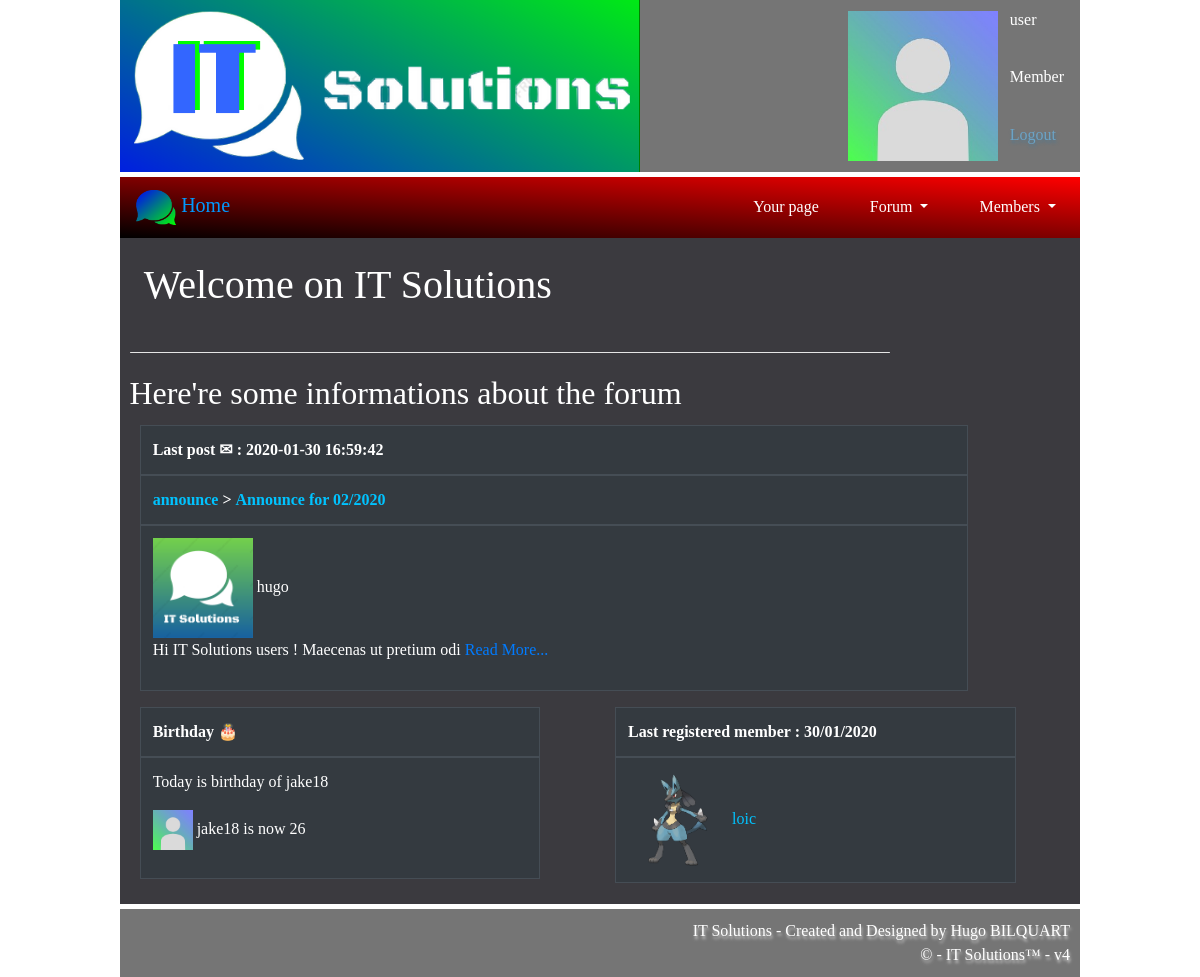
Page /index.php?page=home (signed in) on the committed database.
### tables this page shows
CREATE TABLE `messages` (
	`id`	INTEGER NOT NULL PRIMARY KEY AUTOINCREMENT,
	`id_topic`	INTEGER NOT NULL,
	`id_user`	INTEGER NOT NULL,
	`publish_date`	TEXT NOT NULL,
	`content`	TEXT NOT NULL,
	`visible`	TEXT NOT NULL DEFAULT 1
);

CREATE TABLE `topics` (
	`id`	INTEGER NOT NULL PRIMARY KEY AUTOINCREMENT,
	`topic_name`	TEXT NOT NULL,
	`topic_owner`	TEXT NOT NULL,
	`options`	TEXT,
	`theme`	TEXT NOT NULL,
	`creation_date`	TEXT NOT NULL,
	`complete`	INTEGER NOT NULL DEFAULT 0,
	`visible`	INTEGER NOT NULL DEFAULT 1
);

CREATE TABLE `users` (
	`id`	INTEGER NOT NULL PRIMARY KEY AUTOINCREMENT,
	`name`	TEXT NOT NULL,
	`password`	TEXT NOT NULL,
	`email`	TEXT NOT NULL,
	`role`	INTEGER NOT NULL DEFAULT 1,
	`profile_pic`	TEXT NOT NULL,
	`country`	TEXT,
	`birth_date`	TEXT,
	`biography`	TEXT,
	`signature`	TEXT,
	`registration_date`	DATETIME NOT NULL,
	`isMuted`	INTEGER NOT NULL DEFAULT 0
);

### homepage.php (the view)
<h1 class="page_name">Welcome on IT Solutions</h1>
<hr>
<h2>Here're some informations about the forum</h2>
<div class="col-sm-12">
	<?php $info = lastMessage(); ?>
	<table class="table table-dark table-bordered homepage-table">
		<thead>
			<tr>
				<th scope="col">
					<span>Last post ✉ :</span>
					<span>
						<?php echo $info['publish_date']; ?>
					</span>
				</th>
			</tr>
			<tr>
				<th scope="row">
					<a class="homepage-link" href="index.php?page=forum&category=<?php echo $info['theme']; ?>">
						<?php echo $info["theme"]; ?>
					</a>
					<b> > </b>
					<a class="homepage-link" href="index.php?page=topic&value=<?php echo $info['id']; ?>">
						<?php echo $info["topic_name"]; ?>
					</a>
				</th>
			</tr>
		</thead>
		<tbody>
			<tr>
				<td>
					<img src="<?php echo $info['profile_pic']; ?>" class="lastRegistered_pp" alt="<?php echo $info['profile_pic']; ?>">
					<span><?php echo $info['name']; ?></span>
					<p><?php echo $info["content"]; ?></p>
				</td>
			</tr>
		</tbody>
	</table>
</div>
<div class="col-sm-6">
	<table class="table table-dark table-bordered homepage-table">
		<thead>
			<tr>
				<th scope="row">
					Birthday 🎂
				</th>
			</tr>
		</thead>
		<tbody>
			<tr>
				<td>
					<p>Today is birthday of <?php birthday(); ?>
				</td>
			</tr>
		</tbody>
	</table>
</div>
<div class="col-sm-6">
	<?php $info = lastRegistered(); ?>
	<table class="table table-dark table-bordered homepage-table">
		<thead>
			<tr>
				<th scope="row">
					Last registered member : <?php echo $info["registration_date"]; ?>
				</th>
			</tr>
		</thead>
		<tbody>
			<tr>
				<td>
					<img src="<?php echo $info['profile_pic']; ?>" class="lastRegistered_pp" alt="<?php echo $info['profile_pic']; ?>">
					<span>
						<a class="homepage-link" href="index.php?page=profile&user=<?php echo $info['name']; ?>">
							<?php echo $info['name']; ?>
						</a>
					</span>
				</td>
			</tr>
		</tbody>
	</table>
</div>

### functions.php (shortened to what this page needs)
<?php
	function DBConnection() {
		$dbconn = new PDO('sqlite:db/db.sqlite');
		if($dbconn) {
			return $dbconn;
		}
		else {
			echo '<p class="loginFailed">//Database connection... FAILED';
		}
	}
			?>
			<?php
	function age($birthdate) {
		$currentDate = new DateTime();
		$birthdate = DateTime::createFromFormat('j/m/Y',$birthdate);
		$date_results = date_diff($currentDate,$birthdate);
		$new_age = intval($date_results->format("%y"));
		return $new_age;
	}
	function birthday() {
		$connBDD = DBConnection();
		$results = $connBDD->query('SELECT name,role,birth_date,profile_pic FROM users WHERE role > 0 AND birth_date LIKE "'.date('d/m').'%"');
		$tab = $results->fetchAll();
		if(count($tab) > 0) {
			switch (count($tab)) {
				case 1:
					echo $tab[0]['name'];
					break;
			}
			echo "</p>";
			foreach ($tab as $key => $value) {
				echo '<p><img class="birthday_pp" src="'.$tab[$key]['profile_pic'].'" alt="'.$tab[$key]['profile_pic'].'"> '.$tab[$key]['name'].' is now ' .age($tab[$key]['birth_date']);
			}
		}
		else {
			echo '<span class="no_birthday">nobody</span></p>';
		}
	}
	function lastRegistered() {
		$connBDD = DBConnection();
		$results = $connBDD->query('SELECT name,profile_pic,registration_date FROM users WHERE role > 0 ORDER BY id DESC LIMIT 1');
		$info = $results->fetch();
		return $info;
	}
	function lastMessage() {
		$connBDD = DBConnection();
		$req = 'SELECT users.name,users.profile_pic,topics.id,topics.theme,topics.topic_name,messages.publish_date,messages.content FROM messages JOIN users ON messages.id_user = users.id JOIN topics ON messages.id_topic = topics.id ORDER BY messages.id DESC LIMIT 1';
		$results = $connBDD->query($req);
		$info = $results->fetch();
		if(empty($info)) {
			return $info;
		}
		else {
			if(strlen($info["content"]) > 50) {
				$info["content"] = substr($info["content"],0,50).' <a href="index.php?page=topic&value='.$info['id'].'">Read More...</a>' ;
			}
			return $info;
		}
	}
?>

### style/style.css (style rules this page uses)
body { background: url(../images/wallpaper_default.png); display: cover; font-family: index; color: white; margin: auto; }
h1,h2,h3,span,p,a { font-family: index; color: white; }
h2 { padding: 0.5%; }
hr { margin-left: 5px; width: 80%; height: 2px; border-radius: 30px; background-color: white; }
a { color: #83caf7; }
.page_name { font-family: index; color: white; padding: 2%; }
table.homepage-table { width: 90%; border: solid 1px white; font-family: index; color: white; }
img.birthday_pp { height: 40px; width: 40px; vertical-align: middle; }
img.lastRegistered_pp { width: 100px; }
.homepage-link { color: #00c3ff; text-decoration: none; transition-property: color; transition-duration: 0.4s; }

### rows in the picture
messages: publish_date "2020-01-30 16:59:42", id_topic.theme "announce", id_topic.topic_name "Announce for 02/2020", id_user.profile_pic (picture), id_user.name "hugo", content "Hi IT Solutions users ! Maecenas ut pretium odi"
users: name "jake18", profile_pic (picture), birth_date "26"
users: registration_date "30/01/2020", profile_pic (picture), name "loic"

### other values in the picture
$_SESSION["userName"] "user"
roleStr($_SESSION['role']) "Member"
